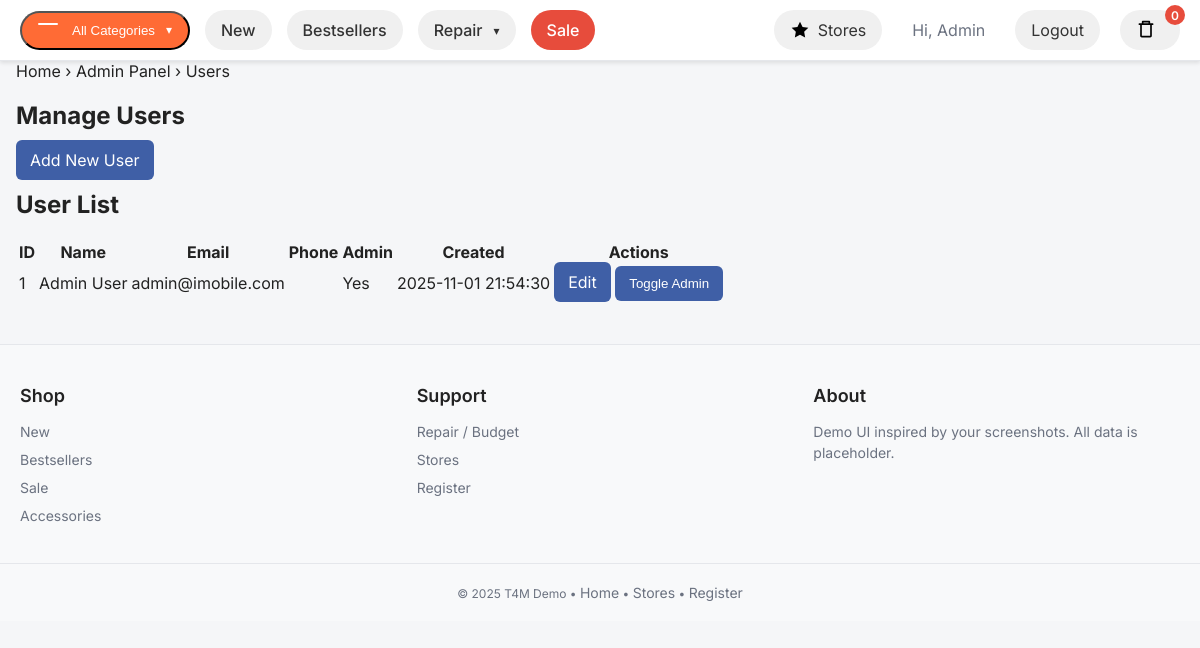
The page /admin/users.php (signed in) on the database its author committed.
### tables this page shows
CREATE TABLE IF NOT EXISTS users (
  id INT AUTO_INCREMENT PRIMARY KEY,
  first_name VARCHAR(100) NOT NULL,
  last_name  VARCHAR(100) NOT NULL,
  email      VARCHAR(191) NOT NULL UNIQUE,
  phone      VARCHAR(30),
  nif        VARCHAR(30),
  password_hash VARCHAR(255) NOT NULL,
  is_admin TINYINT(1) DEFAULT 0,
  created_at TIMESTAMP DEFAULT CURRENT_TIMESTAMP
);

### admin/users.php (the view, shortened to what this page needs)
<?php
require_once __DIR__ . '/auth.php';
$users = $pdo->query("SELECT * FROM users ORDER BY id DESC")->fetchAll();
require_once __DIR__ . '/../includes/header.php';
?>
<div class="breadcrumbs"><a href="../index.php">Home</a> › <a href="index.php">Admin Panel</a> › Users</div>
<section class="card">
  <h1>Manage Users</h1>
  <a href="?add=1" class="btn">Add New User</a>
  <h2>User List</h2>
  <table class="admin-table">
    <thead>
      <tr>
        <th>ID</th>
        <th>Name</th>
        <th>Email</th>
        <th>Phone</th>
        <th>Admin</th>
        <th>Created</th>
        <th>Actions</th>
      </tr>
    </thead>
    <tbody>
      <?php foreach ($users as $u): ?>
        <tr>
          <td><?=$u['id']?></td>
          <td><?=$u['first_name']?> <?=$u['last_name']?></td>
          <td><?=$u['email']?></td>
          <td><?=$u['phone']?></td>
          <td><?=$u['is_admin'] ? 'Yes' : 'No'?></td>
          <td><?=$u['created_at']?></td>
          <td>
            <a href="?edit=<?=$u['id']?>" class="btn btn-small">Edit</a>
            <form method="post" style="display:inline;" onsubmit="return confirm('Are you sure?')">
              <button type="submit" name="toggle_admin" class="btn btn-small">Toggle Admin</button>
            </form>
          </td>
        </tr>
      <?php endforeach; ?>
    </tbody>
  </table>
</section>
<?php include __DIR__ . '/../includes/footer.php'; ?>

### assets/css/style.css (style rules this page uses)
:root { --primary:#3F5FA6; --primary-dark:#2d4f97; --sale:#e53935; --bg:#f5f6f8; --text:#222; --muted:#6b7280; --card:#fff; --border:#e5e7eb; }
* { box-sizing:border-box }
html,body { margin:0;font-family:Inter,system-ui,-apple-system,Segoe UI,Roboto,Arial,sans-serif;color:var(--text);background:var(--bg) }
.btn { border:0;background:var(--primary);color:#fff;padding:10px 14px;border-radius:6px;cursor:pointer }

### rows shown on the page
users: id "1", first_name "Admin", last_name "User", email "admin@imobile.com", is_admin "Yes", created_at "2025-11-01 21:54:30"

### other values the page prints
$_SESSION['user']['first_name'] "Admin"
